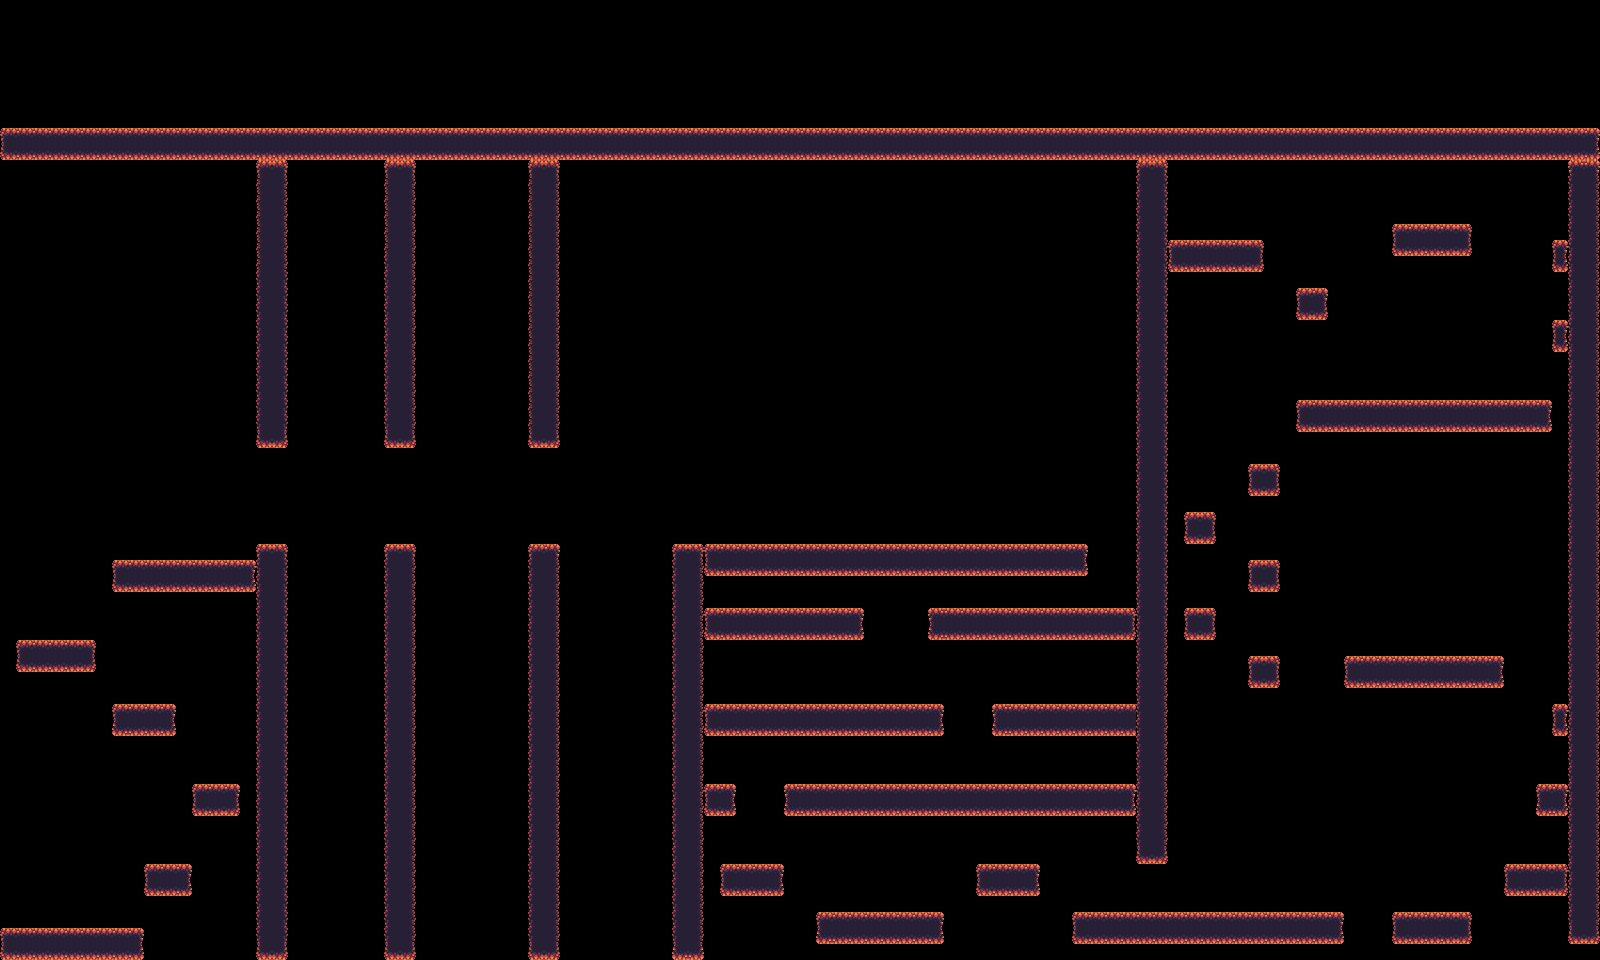

This game map was drawn from its Tiled (.tmx) file and the tilesets committed beside it. A one-line description and the trimmed map source follow:
An orthogonal 100x60 tile map with 16x16 px tiles, 1 tile layer (TileLayer), 2 tilesets and 105 objects.

<map version="1.2" tiledversion="1.2.4" orientation="orthogonal" renderorder="right-up" width="100" height="60" tilewidth="16" tileheight="16" infinite="0" nextlayerid="11" nextobjectid="275">
 <tileset firstgid="1" source="industrial.v2.tsx" />
 <tileset firstgid="1025" source="Forest.tsx" />
 <layer id="10" name="TileLayer" width="100" height="60">
  <data>[6000 cells, 1150 non-empty, 6 distinct tile ids]</data>
 </layer>
 <objectgroup id="8" name="noFricLayer">
  <object id="166" x="254" y="446">
   <polyline points="0,0 33,1" />
  </object>
  <object id="167" x="385" y="446">
   <polyline points="0,0 30,1" />
  </object>
  <object id="168" x="529" y="448">
   <polyline points="0,0 31,0" />
  </object>
  <object id="169" x="254" y="446">
   <polyline points="0,0 2,-286" />
  </object>
  <object id="170" x="288" y="160">
   <polyline points="0,0 0,288" />
  </object>
  <object id="171" x="384" y="445">
   <polyline points="0,0 0,-285" />
  </object>
  <object id="172" x="416" y="448">
   <polyline points="0,0 -3,-287" />
  </object>
  <object id="173" x="528" y="160">
   <polyline points="0,0 -1,288" />
  </object>
  <object id="174" x="560" y="448">
   <polyline points="0,0 0,-288" />
  </object>
  <object id="175" x="256" y="960">
   <polyline points="0,0 0,-416" />
  </object>
  <object id="176" x="112" y="592">
   <polyline points="1,-32 0,0 144,0" />
  </object>
  <object id="177" x="112" y="704">
   <polyline points="0,0 0,32 64,32 64,0" />
  </object>
  <object id="178" x="192" y="784">
   <polyline points="0,0 0,32 48,32 48,0" />
  </object>
  <object id="179" x="144" y="864">
   <polyline points="0,0 0,32 48,32 48,0" />
  </object>
  <object id="180" x="144" y="928">
   <polyline points="0,0 0,32" />
  </object>
  <object id="181" x="288" y="960">
   <polyline points="0,0 0,-416" />
  </object>
  <object id="182" x="384" y="544">
   <polyline points="0,0 0,416" />
  </object>
  <object id="183" x="416" y="960">
   <polyline points="0,0 0,-416" />
  </object>
  <object id="184" x="528" y="544">
   <polyline points="0,0 0,416" />
  </object>
  <object id="185" x="560" y="960">
   <polyline points="0,0 0,-416" />
  </object>
  <object id="207" x="1392" y="912">
   <polyline points="0,0 0,32" />
  </object>
  <object id="208" x="1472" y="912">
   <polyline points="0,0 0,32" />
  </object>
  <object id="209" x="1504" y="864">
   <polyline points="0,0 0,32" />
  </object>
  <object id="210" x="1536" y="816">
   <polyline points="0,0 0,-32" />
  </object>
  <object id="211" x="1072" y="912">
   <polyline points="0,0 0,32" />
  </object>
  <object id="212" x="1344" y="912">
   <polyline points="0,0 0,32" />
  </object>
  <object id="213" x="1040" y="864">
   <polyline points="0,0 0,32" />
  </object>
  <object id="214" x="976" y="864">
   <polyline points="0,0 0,32" />
  </object>
  <object id="215" x="816" y="912">
   <polyline points="0,0 0,32" />
  </object>
  <object id="216" x="944" y="912">
   <polyline points="0,0 0,32" />
  </object>
  <object id="217" x="784" y="864">
   <polyline points="0,0 0,32" />
  </object>
  <object id="218" x="720" y="864">
   <polyline points="0,0 0,32" />
  </object>
  <object id="219" x="736" y="784">
   <polyline points="0,0 0,32" />
  </object>
  <object id="220" x="784" y="784">
   <polyline points="0,0 0,32" />
  </object>
  <object id="221" x="944" y="704">
   <polyline points="0,0 0,32" />
  </object>
  <object id="223" x="1136" y="736">
   <polyline points="0,0 -144,0 -144,-32" />
  </object>
  <object id="224" x="944" y="736">
   <polyline points="0,0 -240,0" />
  </object>
  <object id="225" x="704" y="640">
   <polyline points="0,0 160,0 160,-32" />
  </object>
  <object id="226" x="928" y="640">
   <polyline points="208,0 0,0 0,-32" />
  </object>
  <object id="227" x="704" y="816">
   <polyline points="0,0 32,0" />
  </object>
  <object id="228" x="784" y="816">
   <polyline points="0,0 352,0" />
  </object>
  <object id="229" x="720" y="896">
   <polyline points="0,0 64,0" />
  </object>
  <object id="230" x="976" y="896">
   <polyline points="0,0 64,0" />
  </object>
  <object id="231" x="816" y="944">
   <polyline points="0,0 128,0" />
  </object>
  <object id="232" x="1072" y="944">
   <polyline points="0,0 272,0" />
  </object>
  <object id="233" x="1392" y="944">
   <polyline points="0,0 80,0" />
  </object>
  <object id="234" x="1504" y="896">
   <polyline points="0,0 64,0" />
  </object>
  <object id="235" x="1536" y="816">
   <polyline points="0,0 32,0" />
  </object>
  <object id="238" x="1136" y="864">
   <polyline points="0,0 0,-704" />
  </object>
  <object id="240" x="1136" y="864">
   <polyline points="0,0 32,0 32,-704" />
  </object>
  <object id="241" x="1568" y="944">
   <polyline points="0,-784 0,0 32,0" />
  </object>
  <object id="242" x="704" y="960">
   <polyline points="0,0 0,-384" />
  </object>
  <object id="243" x="672" y="960">
   <polyline points="0,0 0,-416" />
  </object>
  <object id="244" x="1088" y="544">
   <polyline points="0,32 -384,32" />
  </object>
  <object id="253" x="1296" y="400">
   <polyline points="0,0 0,32 256,32 256,0" />
  </object>
  <object id="255" x="1280" y="464">
   <polyline points="0,0 0,32 -32,32 -32,0" />
  </object>
  <object id="256" x="1216" y="512">
   <polyline points="0,0 0,32 -32,32 -32,0" />
  </object>
  <object id="257" x="1280" y="560">
   <polyline points="0,0 0,32 -32,32 -32,0" />
  </object>
  <object id="258" x="1216" y="608">
   <polyline points="0,0 0,32 -32,32 -32,0" />
  </object>
  <object id="259" x="1280" y="656">
   <polyline points="0,0 0,32 -32,32 -32,0" />
  </object>
  <object id="260" x="1504" y="656">
   <polyline points="0,0 0,32 -160,32 -160,0" />
  </object>
  <object id="261" x="1568" y="736">
   <polyline points="0,0 -16,0 -16,-32" />
  </object>
  <object id="267" x="1168" y="272">
   <polyline points="0,0 96,0 96,-32" />
  </object>
  <object id="268" x="1392" y="240">
   <polyline points="0,-16 0,16 80,16 80,-16" />
  </object>
  <object id="269" x="1296" y="288">
   <polyline points="0,0 0,32 32,32 32,0" />
  </object>
  <object id="270" x="1552" y="240">
   <polyline points="0,0 0,32 16,32" />
  </object>
  <object id="271" x="1552" y="320">
   <polyline points="0,0 0,32 16,32" />
  </object>
  <object id="272" x="1568" y="160">
   <polyline points="0,0 -1568,0" />
  </object>
  <object id="273" x="1088" y="576">
   <polyline points="0,0 0,-32" />
  </object>
 </objectgroup>
 <objectgroup id="7" name="collisionLayer">
  <object id="156" x="2.5" y="928">
   <polyline points="0,0 139,0.5" />
  </object>
  <object id="157" x="145.5" y="864">
   <polyline points="0,0 43.5,0" />
  </object>
  <object id="158" x="194" y="784">
   <polyline points="0,0 41.5,0.5" />
  </object>
  <object id="159" x="114" y="560">
   <polyline points="0,0 138,0.5" />
  </object>
  <object id="160" x="18" y="656">
   <polygon points="78,16 -2,16 -1,-15 78,-16" />
  </object>
  <object id="161" x="113" y="705">
   <polyline points="0,0 59,0" />
  </object>
  <object id="162" x="257" y="543.5">
   <polyline points="0,0 28.5,0" />
  </object>
  <object id="163" x="385.5" y="544.5">
   <polyline points="0,0 27,0" />
  </object>
  <object id="164" x="529" y="545">
   <polyline points="0,0 28.5,-0.5" />
  </object>
  <object id="193" x="704" y="608">
   <polyline points="0,0 160,0" />
  </object>
  <object id="194" x="928" y="608">
   <polyline points="0,0 208,0" />
  </object>
  <object id="195" x="704" y="704">
   <polyline points="0,0 240,0" />
  </object>
  <object id="196" x="992" y="704">
   <polyline points="0,0 144,0" />
  </object>
  <object id="197" x="704" y="784">
   <polyline points="0,0 32,0" />
  </object>
  <object id="198" x="784" y="784">
   <polyline points="0,0 352,0" />
  </object>
  <object id="199" x="720" y="864">
   <polyline points="0,0 64,0" />
  </object>
  </objectgroup>
</map>
<!-- 20 of 105 objects omitted -->
